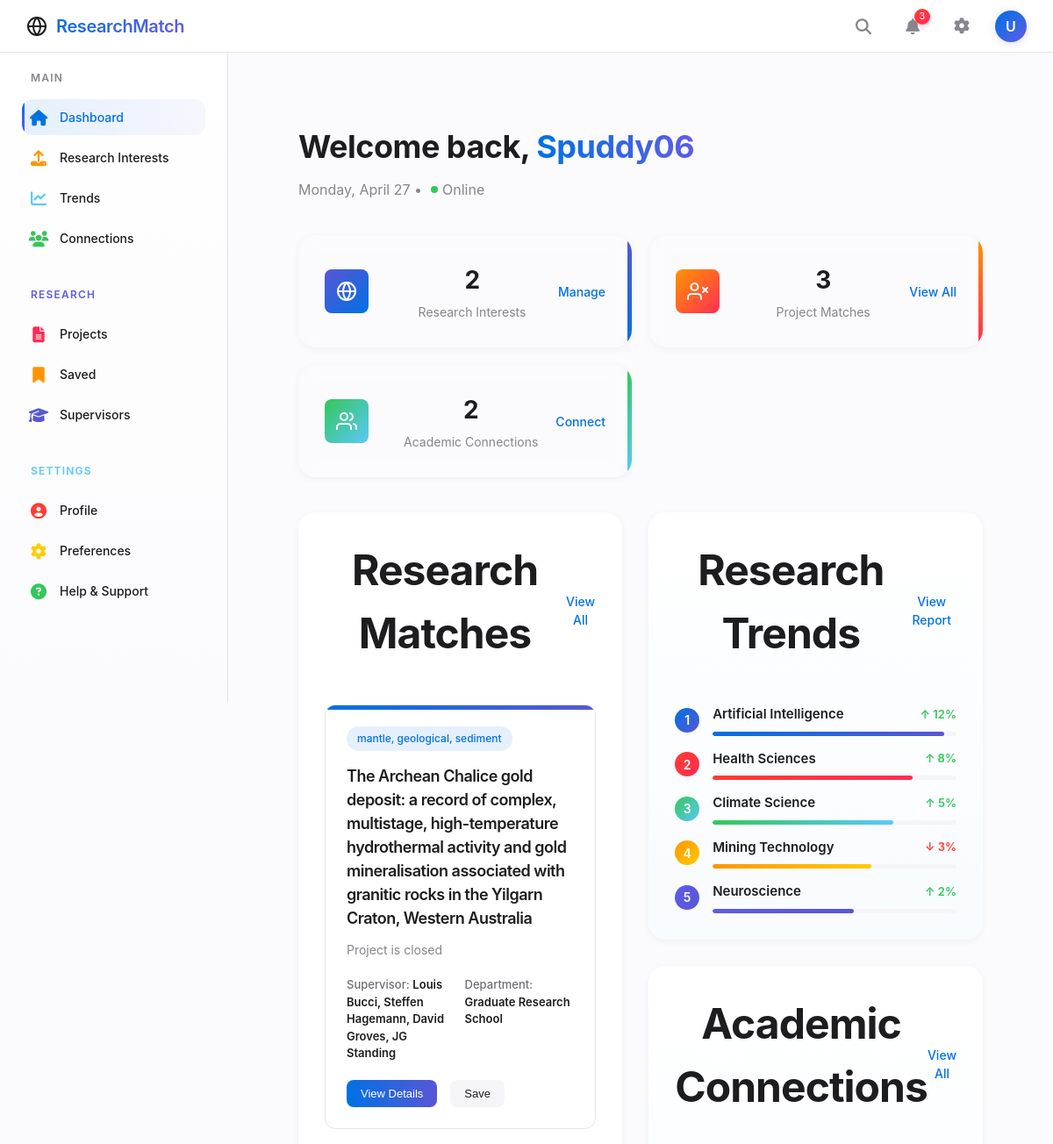
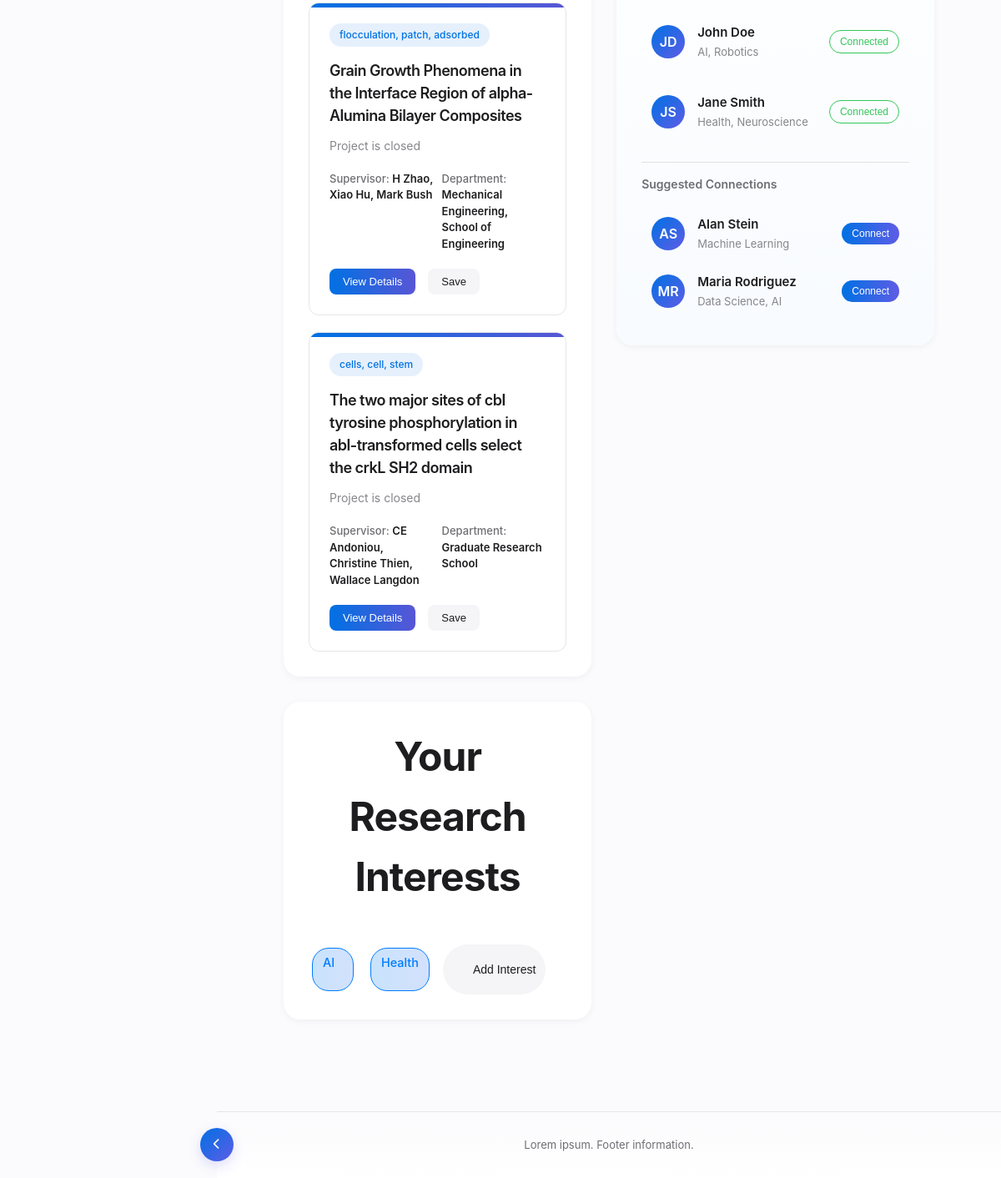
Page /dashboard (signed in) on the earlier database version (2 pictures, top to bottom).
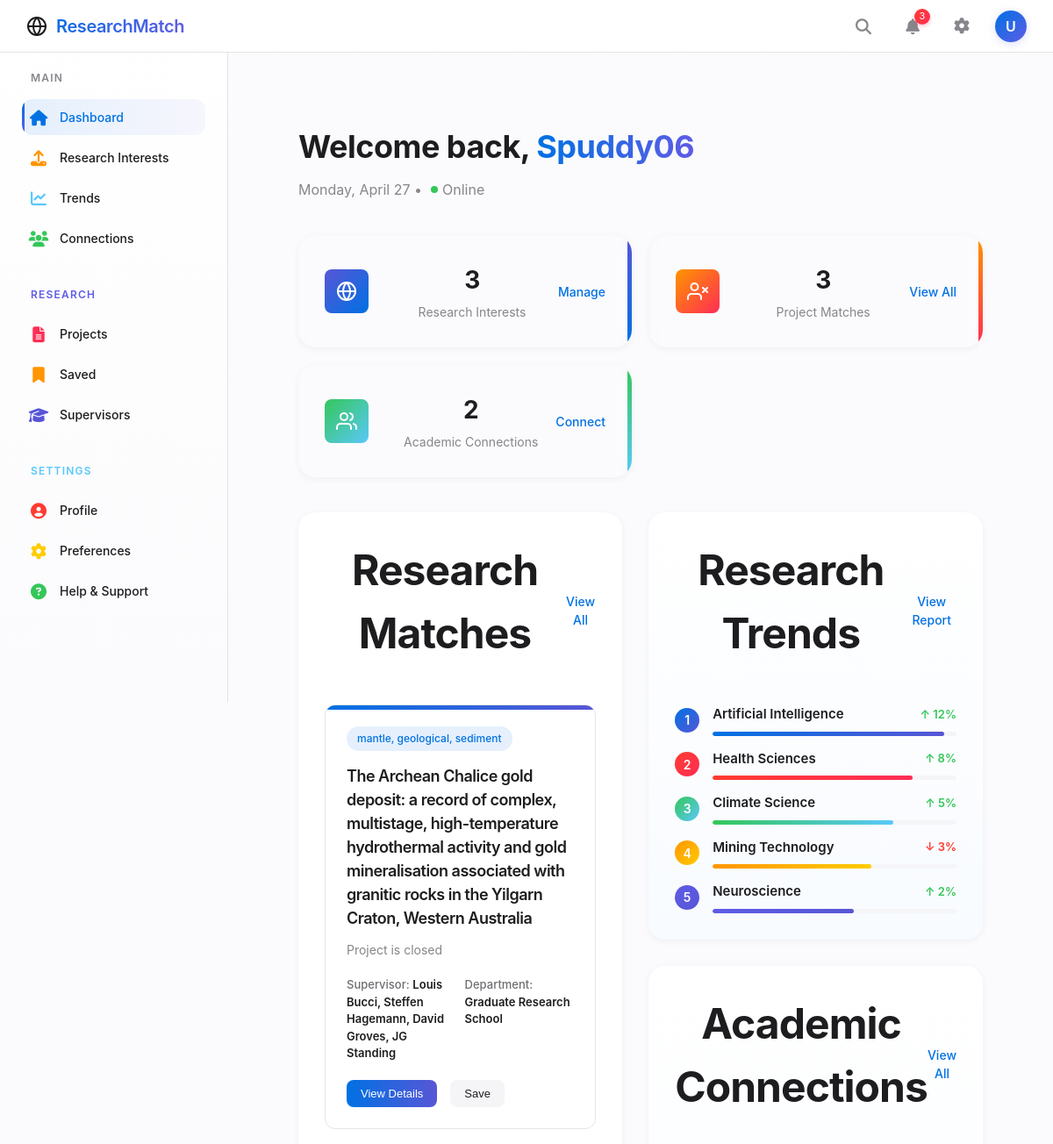
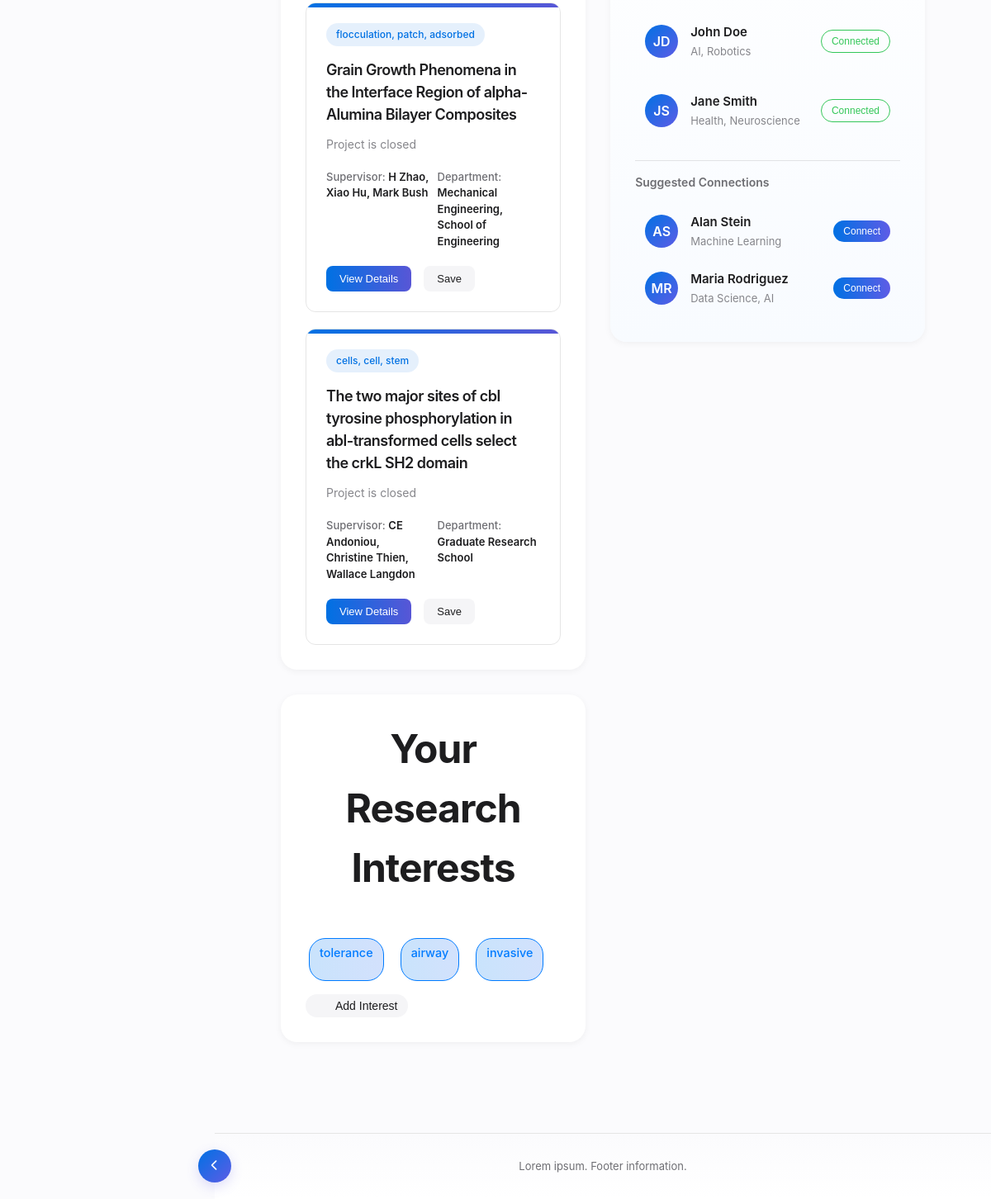
Same page on the later database version (2 pictures, top to bottom).
### database/schema.py (models this page shows, shortened)
class User(db.Model):
    id = db.Column(db.Integer, primary_key=True)
    username = db.Column(db.String(100), nullable=False, unique=True)
    password_hash = db.Column(db.String(255), nullable=False)
    email = db.Column(db.String(100), nullable=False)
    research_area_id = db.Column(db.Integer, db.ForeignKey('research_area.id'))
    faculty = db.relationship('ResearchArea', backref='users')
    interests = db.relationship('Interest', secondary=user_interest, backref='users')
    saved_projects = db.relationship('Project', secondary=user_saved_projects, backref='saved_by_users')
    connections = db.relationship(
        'User',
        secondary=user_connections,
        primaryjoin=id == user_connections.c.user_id,
        secondaryjoin=id == user_connections.c.connection_id,
        back_populates='connections_reverse'
    )
    connections_reverse = db.relationship(
        'User',
        secondary=user_connections,
        primaryjoin=id == user_connections.c.connection_id,
        secondaryjoin=id == user_connections.c.user_id,
        back_populates='connections'
    )

class Interest(db.Model):
    id = db.Column(db.Integer, primary_key=True)
    interest_name = db.Column(db.String(100), nullable=False)

class Project(db.Model):
    id = db.Column(db.Integer, primary_key=True)
    title = db.Column(db.String(100), nullable=False)
    link = db.Column(db.String(100), nullable=False)
    is_open = db.Column(db.Boolean, nullable=False)
    summary = db.Column(db.Text, nullable=False)
    close_date = db.Column(db.Date, nullable=True)
    research_areas = db.relationship('ResearchArea', secondary=project_research_area, backref='projects')
    interests = db.relationship('Interest', secondary=project_interest, backref='projects')
    researchers = db.relationship('Researcher', secondary=project_researcher, backref='projects')

class Researcher(db.Model):
    id = db.Column(db.Integer, primary_key=True)
    first_name = db.Column(db.String(100), nullable=False)
    last_name = db.Column(db.String(100), nullable=False)
    email = db.Column(db.String(100), nullable=True)

class ResearchArea(db.Model):
    __tablename__ = "research_area"
    id = db.Column(db.Integer, primary_key=True)
    area = db.Column(db.String(100), nullable=False)

### app.py (the view)
@app.route('/dashboard')
@token_required
def dashboard():
    user = db.session.query(User).filter_by(id=session['user_id']).first()
    if user.interests:
        user_interests = user.interests  # This will give you the list of interests
    else:
        user_interests = None
    all_projects = db.session.query(Project).all() # DEVELOPEMENT----getting example projects for now
    project_matches = [all_projects[0],all_projects[1],all_projects[2]]
    connections = ["person1", "person2"]
    return render_template('dashboard.html',
                            username= session['username'],
                            user_interests= user_interests,
                            project_matches =project_matches,
                            connections = connections)

### templates/dashboard.html (shortened to what this page needs)
{% extends 'base.html' %}
{% block content %}
<div class="dashboard-container">
    <div class="dashboard-header">
        <div class="welcome-message">
            <div class="greeting-container">
                <h1>Welcome back, <span class="user-name">{{ username }}</span></h1>
                <p class="date-info">Monday, April 27 • <span class="status online">Online</span></p>
            </div>
        </div>
    </div>
    {% if not user_interests %}
    <div class="alert alert-info" role="alert" style="text-align: left; line-height: 2;">
        <h4 class="alert-heading">Hi there!</h4>
        <p>You’re logged in, but you don’t have any research interests yet.</p>
        <p><strong>Head over to the <a href="{{ url_for('upload') }}" class="btn btn-primary btn-lg" style="text-decoration: none; padding: 3px 20px; font-size: 16px;">Upload</a> page to add your interests and get started!</strong></p>
         <p>After adding your interests, come back to the dashboard to see your display, trends, statistics, or even connect with researchers!</p>
    </div>
    {% else %}
    <div class="stats-overview">
        <div class="stat-card research-card">
            <div class="stat-icon research-icon">
            </div>
            <div class="stat-content">
                <h3>{{ user_interests|length }}</h3>
                <p>Research Interests</p>
            </div>
            <div class="stat-action">
                <a href="/upload">Manage</a>
            </div>
        </div>
        <div class="stat-card matches-card">
            <div class="stat-icon matches-icon">
            </div>
            <div class="stat-content">
                <h3>{{ project_matches|length }}</h3>
                <p>Project Matches</p>
            </div>
            <div class="stat-action">
                <a href="#matches">View All</a>
            </div>
        </div>
        <div class="stat-card connections-card">
            <div class="stat-icon connections-icon">
            </div>
            <div class="stat-content">
                <h3>{{ connections|length }}</h3>
                <p>Academic Connections</p>
            </div>
            <div class="stat-action">
                <a href="/social">Connect</a>
            </div>
        </div>
    </div>
    <div class="dashboard-content">
        <div class="content-column main-column">
            <section class="dashboard-section" id="matches">
                <div class="section-header">
                    <h2>Research Matches</h2>
                    <a href="#" class="view-all">View All</a>
                </div>
                {% for project in project_matches %}
                <div class="matches-grid">
                    <div class="match-card ai-match">
                        <div class="match-header">
                            <div class="match-category">{% for interest in project.interests%}{{interest.interest_name}}{% if not loop.last %}, {% endif %}{% endfor %}</div>
                        </div>
                        <h3 class="match-title">{{project.title}}</h3>
                        <p class="match-description">{% if project.is_open %}{{project.summary}}{% else %} Project is closed {% endif %}</p>
                        <div class="match-meta">
                            <div class="supervisor">
                                <span class="meta-label">Supervisor:</span>
                                <span class="meta-value">{% for supervisor in project.researchers %}{{supervisor.first_name}} {{supervisor.last_name}}{% if not loop.last %}, {% endif %}{% endfor %}</span>
                            </div>
                            <div class="department">
                                <span class="meta-label">Department:</span>
                                <span class="meta-value">{% for research in project.research_areas%}{{research.area}}{% if not loop.last %}, {% endif %}{% endfor %}</span>
                            </div>
                        </div>
                        <div class="match-footer">
                            <button class="match-action primary">View Details</button>
                            <button class="match-action secondary">Save</button>
                        </div>
                    </div>
                    {% endfor %}
                </div>
            </section>
            <section class="dashboard-section">
                <div class="section-header">
                    <h2>Your Research Interests</h2>
                </div>
                <div class="interests-container">
                    {% for interest in user_interests%}
                    <div class="interest-tag ai-tag">
                        <span>{{interest.interest_name}}</span>
                        <button class="remove-interest" aria-label="Remove interest">
                            <svg width="16" height="16" viewBox="0 0 24 24" fill="none" stroke="currentColor" stroke-width="2" stroke-linecap="round" stroke-linejoin="round"></svg>
                        </button>
                    </div>
                    {% endfor %}
                    <button class="add-interest" onclick="window.location.href='{{ url_for('upload') }}'">
                        <svg width="16" height="16" ...>...</svg>
                        <span>Add Interest</span>
                    </button>
                </div>
            </section>
        </div>
        <div class="content-column side-column">
            <section class="dashboard-section trends-section">
                <div class="section-header">
                    <h2>Research Trends</h2>
                    <a href="/trends" class="view-all">View Report</a>
                </div>
                <div class="trends-container">
                    <div class="trend-item">
                        <div class="trend-rank ai-rank">1</div>
                        <div class="trend-info">
                            <div class="trend-details">
                                <h4>Artificial Intelligence</h4>
                                <span class="trend-change positive">↑ 12%</span>
                            </div>
                            <div class="trend-bar">
                                <div class="trend-progress ai-progress" style="width: 95%"></div>
                            </div>
                        </div>
                    </div>
                    <div class="trend-item">
                        <div class="trend-rank health-rank">2</div>
                        <div class="trend-info">
                            <div class="trend-details">
                                <h4>Health Sciences</h4>
                                <span class="trend-change positive">↑ 8%</span>
                            </div>
                            <div class="trend-bar">
                                <div class="trend-progress health-progress" style="width: 82%"></div>
                            </div>
                        </div>
                    </div>
                    <div class="trend-item">
                        <div class="trend-rank climate-rank">3</div>
                        <div class="trend-info">
                            <div class="trend-details">
                                <h4>Climate Science</h4>
                                <span class="trend-change positive">↑ 5%</span>
                            </div>
                            <div class="trend-bar">
                                <div class="trend-progress climate-progress" style="width: 74%"></div>
                            </div>
                        </div>
                    </div>
                    <div class="trend-item">
                        <div class="trend-rank mining-rank">4</div>
                        <div class="trend-info">
                            <div class="trend-details">
                                <h4>Mining Technology</h4>
                                <span class="trend-change negative">↓ 3%</span>
                            </div>
                            <div class="trend-bar">
                                <div class="trend-progress mining-progress" style="width: 65%"></div>
                            </div>
                        </div>
                    </div>
                    <div class="trend-item">
                        <div class="trend-rank neuro-rank">5</div>
                        <div class="trend-info">
                            <div class="trend-details">
                                <h4>Neuroscience</h4>
                                <span class="trend-change positive">↑ 2%</span>
                            </div>
                            <div class="trend-bar">
                                <div class="trend-progress neuro-progress" style="width: 58%"></div>
                            </div>
                        </div>
                    </div>
                </div>
            </section>
            <section class="dashboard-section connections-section">
                <div class="section-header">
                    <h2>Academic Connections</h2>
                    <a href="/social" class="view-all">View All</a>
                </div>
                <div class="connections-container">
                    <div class="connection-card">
                        <div class="connection-avatar">JD</div>
                        <div class="connection-info">
                            <h4>John Doe</h4>
                            <p>AI, Robotics</p>
                        </div>
                        <button class="connect-button connected">Connected</button>
                    </div>
                    <div class="connection-card">
                        <div class="connection-avatar">JS</div>
                        <div class="connection-info">
                            <h4>Jane Smith</h4>
                            <p>Health, Neuroscience</p>
                        </div>
                        <button class="connect-button connected">Connected</button>
                    </div>
                    <div class="suggested-connections">
                        <h5>Suggested Connections</h5>
                        <div class="connection-card suggested">
                            <div class="connection-avatar">AS</div>
                            <div class="connection-info">
                                <h4>Alan Stein</h4>
                                <p>Machine Learning</p>
                            </div>
                            <button class="connect-button primary">Connect</button>
                        </div>
                        <div class="connection-card suggested">
                            <div class="connection-avatar">MR</div>
                            <div class="connection-info">
                                <h4>Maria Rodriguez</h4>
                                <p>Data Science, AI</p>
                            </div>
                            <button class="connect-button primary">Connect</button>
                        </div>
                    </div>
                </div>
            </section>
        </div>
    </div>
    {% endif %}
</div>
{% endblock %}

Differences in the rows shown:
removed Interest: interest_name "AI", shown under "Your Research Interests"
removed Interest: interest_name "Health", shown under "Your Research Interests"
now on this page (row unchanged): Interest: interest_name "tolerance", shown under "Your Research Interests"
now on this page (row unchanged): Interest: interest_name "airway", shown under "Your Research Interests"
now on this page (row unchanged): Interest: interest_name "invasive", shown under "Your Research Interests"
Other differences:
{{ user_interests|length }}: "2" → "3"
